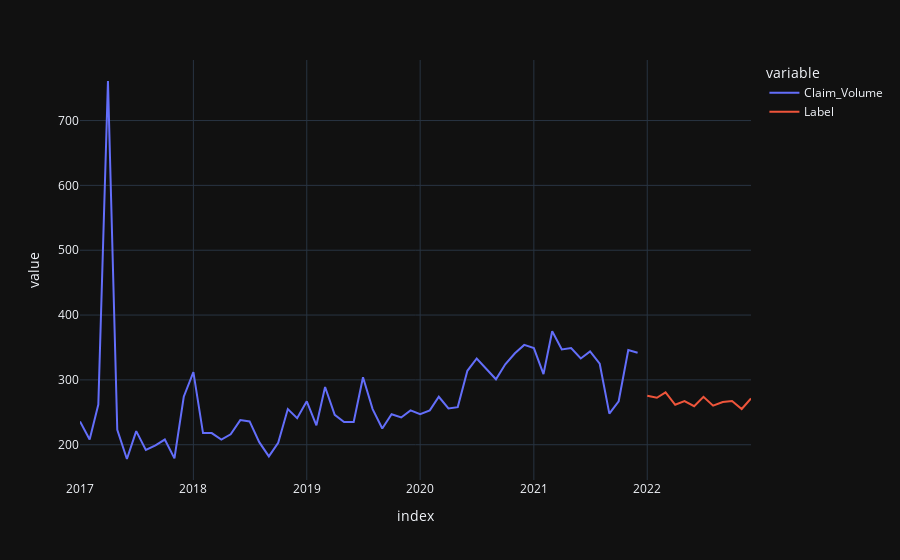

Source (notebook cell):
### Code cell
future_df = pd.DataFrame(data[data['Year'] == 2022])   

predictions_future = predict_model(picked_model, data=future_df)
concat_df = pd.concat([data2,predictions_future], axis=0)
concat_df_i = pd.date_range(start='2017-01-01', end = '2022-12-01', freq = 'MS')
concat_df.set_index(concat_df_i, inplace=True)

concat_df.to_csv(os.path.join(os.getcwd(), 'viz_selection/%s/tuned_%s.csv') %(sheetname,model_final_pick))
# tuned_model.to_csv(os.path.join(os.getcwd(), 'viz_selection/%s/tuned_%s.csv') %(sheetname,model_final_pick))


with open(os.path.join(os.getcwd(), 'viz_selection/%s/tuned_info_%s.txt') %(sheetname,model_final_pick), 'w') as f:
    f.writelines('\n'.join(test))

    
fig = px.line(concat_df, x=concat_df.index, y=["Claim_Volume", "Label"], template = 'plotly_dark')
fig.show()

### Figure 1 — Plotly figure (JSON) as saved in the notebook; plotly's stock layout.template omitted (floating-point values rounded to 4 significant figures)
{"data": [{"hovertemplate": "variable=Claim_Volume<br>index=%{x}<br>value=%{y}<extra></extra>", "legendgroup": "Claim_Volume", "line": {"color": "#636efa", "dash": "solid"}, "marker": {"symbol": "circle"}, "mode": "lines", "name": "Claim_Volume", "orientation": "v", "showlegend": true, "type": "scatter", "x": ["2017-01-01T00:00:00", "2017-02-01T00:00:00", "2017-03-01T00:00:00", "2017-04-01T00:00:00", "2017-05-01T00:00:00", "2017-06-01T00:00:00", "2017-07-01T00:00:00", "2017-08-01T00:00:00", "2017-09-01T00:00:00", "2017-10-01T00:00:00", "2017-11-01T00:00:00", "2017-12-01T00:00:00", "2018-01-01T00:00:00", "2018-02-01T00:00:00", "2018-03-01T00:00:00", "2018-04-01T00:00:00", "2018-05-01T00:00:00", "2018-06-01T00:00:00", "2018-07-01T00:00:00", "2018-08-01T00:00:00", "2018-09-01T00:00:00", "2018-10-01T00:00:00", "2018-11-01T00:00:00", "2018-12-01T00:00:00", "2019-01-01T00:00:00", "2019-02-01T00:00:00", "2019-03-01T00:00:00", "2019-04-01T00:00:00", "2019-05-01T00:00:00", "2019-06-01T00:00:00", "2019-07-01T00:00:00", "2019-08-01T00:00:00", "2019-09-01T00:00:00", "2019-10-01T00:00:00", "2019-11-01T00:00:00", "2019-12-01T00:00:00", "2020-01-01T00:00:00", "2020-02-01T00:00:00", "2020-03-01T00:00:00", "2020-04-01T00:00:00", "2020-05-01T00:00:00", "2020-06-01T00:00:00", "2020-07-01T00:00:00", "2020-08-01T00:00:00", "2020-09-01T00:00:00", "2020-10-01T00:00:00", "2020-11-01T00:00:00", "2020-12-01T00:00:00", "2021-01-01T00:00:00", "2021-02-01T00:00:00", "2021-03-01T00:00:00", "2021-04-01T00:00:00", "2021-05-01T00:00:00", "2021-06-01T00:00:00", "2021-07-01T00:00:00", "2021-08-01T00:00:00", "2021-09-01T00:00:00", "2021-10-01T00:00:00", "2021-11-01T00:00:00", "2021-12-01T00:00:00", "2022-01-01T00:00:00", "2022-02-01T00:00:00", "2022-03-01T00:00:00", "2022-04-01T00:00:00", "2022-05-01T00:00:00", "2022-06-01T00:00:00", "2022-07-01T00:00:00", "2022-08-01T00:00:00", "2022-09-01T00:00:00", "2022-10-01T00:00:00", "2022-11-01T00:00:00", "2022-12-01T00:00:00"], "xaxis": "x", "y": [236, 208, 262, 761, 223, 178, 221, 192, 199, 208, 179, 274, 312, 218, 218, 208, 216, 238, 236, 204, 182, 203, 255, 241, 267, 230, 289, 246, 235, 235, 304, 255, 225, 247, 242, 253, 247, 253, 274, 256, 258, 314, 333, 317, 301, 324, 341, 354, 349, 309, 375, 347, 349, 333, 344, 325, 248, 267, 346, 342, null, null, null, null, null, null, null, null, null, null, null, null], "yaxis": "y"}, {"hovertemplate": "variable=Label<br>index=%{x}<br>value=%{y}<extra></extra>", "legendgroup": "Label", "line": {"color": "#EF553B", "dash": "solid"}, "marker": {"symbol": "circle"}, "mode": "lines", "name": "Label", "orientation": "v", "showlegend": true, "type": "scatter", "x": ["2017-01-01T00:00:00", "2017-02-01T00:00:00", "2017-03-01T00:00:00", "2017-04-01T00:00:00", "2017-05-01T00:00:00", "2017-06-01T00:00:00", "2017-07-01T00:00:00", "2017-08-01T00:00:00", "2017-09-01T00:00:00", "2017-10-01T00:00:00", "2017-11-01T00:00:00", "2017-12-01T00:00:00", "2018-01-01T00:00:00", "2018-02-01T00:00:00", "2018-03-01T00:00:00", "2018-04-01T00:00:00", "2018-05-01T00:00:00", "2018-06-01T00:00:00", "2018-07-01T00:00:00", "2018-08-01T00:00:00", "2018-09-01T00:00:00", "2018-10-01T00:00:00", "2018-11-01T00:00:00", "2018-12-01T00:00:00", "2019-01-01T00:00:00", "2019-02-01T00:00:00", "2019-03-01T00:00:00", "2019-04-01T00:00:00", "2019-05-01T00:00:00", "2019-06-01T00:00:00", "2019-07-01T00:00:00", "2019-08-01T00:00:00", "2019-09-01T00:00:00", "2019-10-01T00:00:00", "2019-11-01T00:00:00", "2019-12-01T00:00:00", "2020-01-01T00:00:00", "2020-02-01T00:00:00", "2020-03-01T00:00:00", "2020-04-01T00:00:00", "2020-05-01T00:00:00", "2020-06-01T00:00:00", "2020-07-01T00:00:00", "2020-08-01T00:00:00", "2020-09-01T00:00:00", "2020-10-01T00:00:00", "2020-11-01T00:00:00", "2020-12-01T00:00:00", "2021-01-01T00:00:00", "2021-02-01T00:00:00", "2021-03-01T00:00:00", "2021-04-01T00:00:00", "2021-05-01T00:00:00", "2021-06-01T00:00:00", "2021-07-01T00:00:00", "2021-08-01T00:00:00", "2021-09-01T00:00:00", "2021-10-01T00:00:00", "2021-11-01T00:00:00", "2021-12-01T00:00:00", "2022-01-01T00:00:00", "2022-02-01T00:00:00", "2022-03-01T00:00:00", "2022-04-01T00:00:00", "2022-05-01T00:00:00", "2022-06-01T00:00:00", "2022-07-01T00:00:00", "2022-08-01T00:00:00", "2022-09-01T00:00:00", "2022-10-01T00:00:00", "2022-11-01T00:00:00", "2022-12-01T00:00:00"], "xaxis": "x", "y": [null, null, null, null, null, null, null, null, null, null, null, null, null, null, null, null, null, null, null, null, null, null, null, null, null, null, null, null, null, null, null, null, null, null, null, null, null, null, null, null, null, null, null, null, null, null, null, null, null, null, null, null, null, null, null, null, null, null, null, null, 275.6, 272.5, 280.9, 261.6, 267.3, 259.5, 273.9, 260.3, 266.0, 267.3, 255.1, 271.5], "yaxis": "y"}], "layout": {"autosize": true, "legend": {"title": {"text": "variable"}, "tracegroupgap": 0}, "margin": {"t": 60}, "xaxis": {"anchor": "y", "autorange": true, "domain": [0, 1], "range": ["2017-01-01", "2022-12-01"], "title": {"text": "index"}, "type": "date"}, "yaxis": {"anchor": "x", "autorange": true, "domain": [0, 1], "range": [145.6, 793.4], "title": {"text": "value"}, "type": "linear"}}}
